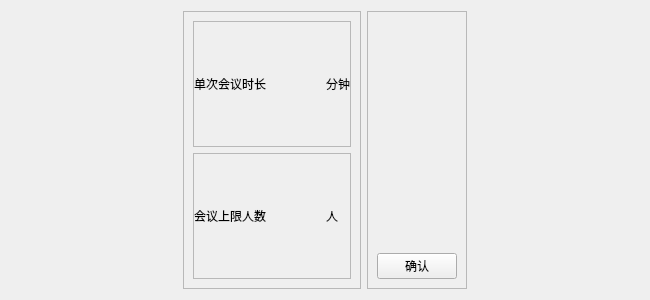
<?xml version="1.0" encoding="UTF-8"?>
<ui version="4.0">
 <class>MeetingInfor</class>
 <widget class="QWidget" name="MeetingInfor">
  <property name="geometry">
   <rect>
    <x>0</x>
    <y>0</y>
    <width>650</width>
    <height>300</height>
   </rect>
  </property>
  <property name="windowTitle">
   <string>Form</string>
  </property>
  <layout class="QHBoxLayout" name="horizontalLayout_4">
   <item>
    <spacer name="horizontalSpacer">
     <property name="orientation">
      <enum>Qt::Horizontal</enum>
     </property>
     <property name="sizeHint" stdset="0">
      <size>
       <width>40</width>
       <height>0</height>
      </size>
     </property>
    </spacer>
   </item>
   <item>
    <widget class="QFrame" name="frame_3">
     <property name="frameShape">
      <enum>QFrame::StyledPanel</enum>
     </property>
     <property name="frameShadow">
      <enum>QFrame::Raised</enum>
     </property>
     <layout class="QVBoxLayout" name="verticalLayout">
      <item>
       <widget class="QFrame" name="frame">
        <property name="frameShape">
         <enum>QFrame::StyledPanel</enum>
        </property>
        <property name="frameShadow">
         <enum>QFrame::Raised</enum>
        </property>
        <layout class="QHBoxLayout" name="horizontalLayout">
         <property name="spacing">
          <number>0</number>
         </property>
         <property name="leftMargin">
          <number>0</number>
         </property>
         <property name="topMargin">
          <number>0</number>
         </property>
         <property name="rightMargin">
          <number>0</number>
         </property>
         <property name="bottomMargin">
          <number>0</number>
         </property>
         <item>
          <widget class="QLabel" name="label">
           <property name="text">
            <string>单次会议时长</string>
           </property>
          </widget>
         </item>
         <item>
          <widget class="QTextBrowser" name="textBrowser">
           <property name="maximumSize">
            <size>
             <width>60</width>
             <height>27</height>
            </size>
           </property>
           <property name="styleSheet">
            <string notr="true">background-color: transparent;</string>
           </property>
          </widget>
         </item>
         <item>
          <widget class="QLabel" name="label_3">
           <property name="text">
            <string>分钟</string>
           </property>
          </widget>
         </item>
        </layout>
       </widget>
      </item>
      <item>
       <widget class="QFrame" name="frame_2">
        <property name="frameShape">
         <enum>QFrame::StyledPanel</enum>
        </property>
        <property name="frameShadow">
         <enum>QFrame::Raised</enum>
        </property>
        <layout class="QHBoxLayout" name="horizontalLayout_3">
         <property name="spacing">
          <number>0</number>
         </property>
         <property name="leftMargin">
          <number>0</number>
         </property>
         <property name="topMargin">
          <number>0</number>
         </property>
         <property name="rightMargin">
          <number>0</number>
         </property>
         <property name="bottomMargin">
          <number>0</number>
         </property>
         <item>
          <widget class="QLabel" name="label_4">
           <property name="text">
            <string>会议上限人数</string>
           </property>
          </widget>
         </item>
         <item>
          <widget class="QTextBrowser" name="textBrowser_3">
           <property name="maximumSize">
            <size>
             <width>60</width>
             <height>27</height>
            </size>
           </property>
           <property name="styleSheet">
            <string notr="true">background-color: transparent;</string>
           </property>
          </widget>
         </item>
         <item>
          <widget class="QLabel" name="label_5">
           <property name="text">
            <string>人</string>
           </property>
          </widget>
         </item>
        </layout>
       </widget>
      </item>
     </layout>
    </widget>
   </item>
   <item>
    <widget class="QFrame" name="frame_4">
     <property name="frameShape">
      <enum>QFrame::StyledPanel</enum>
     </property>
     <property name="frameShadow">
      <enum>QFrame::Raised</enum>
     </property>
     <layout class="QVBoxLayout" name="verticalLayout_2">
      <item>
       <spacer name="verticalSpacer">
        <property name="orientation">
         <enum>Qt::Vertical</enum>
        </property>
        <property name="sizeHint" stdset="0">
         <size>
          <width>20</width>
          <height>40</height>
         </size>
        </property>
       </spacer>
      </item>
      <item>
       <widget class="QPushButton" name="pushButton">
        <property name="text">
         <string>确认</string>
        </property>
       </widget>
      </item>
     </layout>
    </widget>
   </item>
   <item>
    <spacer name="horizontalSpacer_2">
     <property name="orientation">
      <enum>Qt::Horizontal</enum>
     </property>
     <property name="sizeType">
      <enum>QSizePolicy::Expanding</enum>
     </property>
     <property name="sizeHint" stdset="0">
      <size>
       <width>40</width>
       <height>0</height>
      </size>
     </property>
    </spacer>
   </item>
  </layout>
 </widget>
 <resources/>
 <connections/>
</ui>
